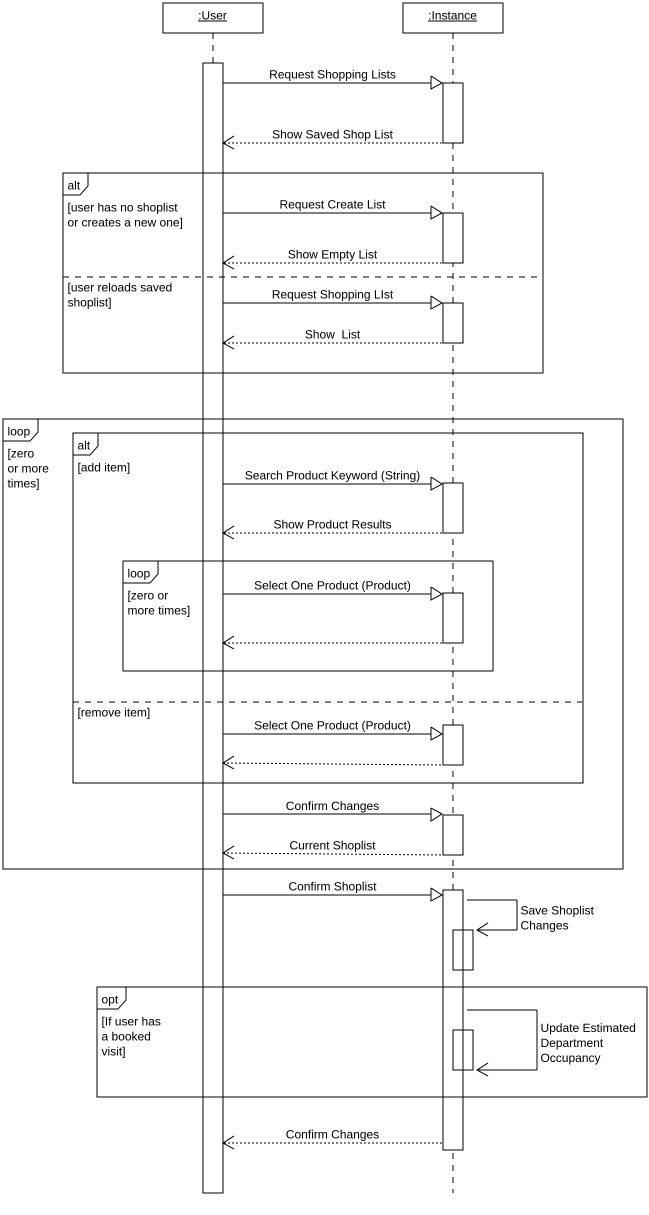
#> input picture RASD/Images/UML_Seq_Diag_6.png, 2596 x 4860 px (shown at 1/4 size)
$ python image_split.py
#> lines starting #> are read from the running program, lines starting #| are printed output that depends on the picture
from __future__ import division
import PIL.Image as Image
import math
import os

def long_slice(image_path, out_name, outdir, slice_size):
    """slice an image into parts slice_size tall"""
#> called with image_path = 'UML_Seq_Diag_6.png', out_name = 'UML_Seq_Diag_6', outdir = 'RASD/Images', slice_size = 3500
    img = Image.open(image_path)
#> img is the input picture: PIL image 2596x4860 RGBA; mean R, G, B, A 247.3, 247.3, 247.3, 255
    width, height = img.size
#> width = 2596; height = 4860
    upper = 0
    left = 0
    slices = int(math.ceil(height/slice_size))
#> slices = 2

    count = 1
    for slice in range(slices):
        #if we are at the end, set the lower bound to be the bottom of the image
        if count == slices:
            lower = height
        else:
            lower = int(count * slice_size)

        bbox = (left, upper, width, lower)
        working_slice = img.crop(bbox)
        upper += slice_size
        #save the slice
        working_slice.save(os.path.join(outdir, "slice_" + out_name + "_" + str(count)+".png"))
        count +=1
#> this loop made 2 passes
#> pass 1, in long_slice, `working_slice = img.crop(bbox)`:
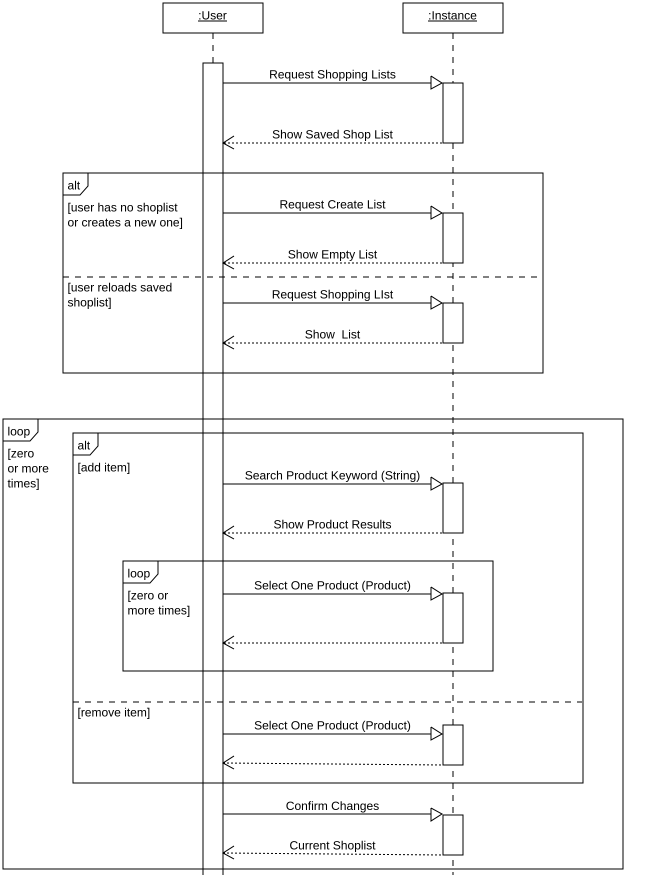
#> working_slice: PIL image 2596x3500 RGBA (shown at 1/4 size); mean R, G, B, A 246.7, 246.7, 246.7, 255
#> pass 2, in long_slice, `working_slice = img.crop(bbox)`:
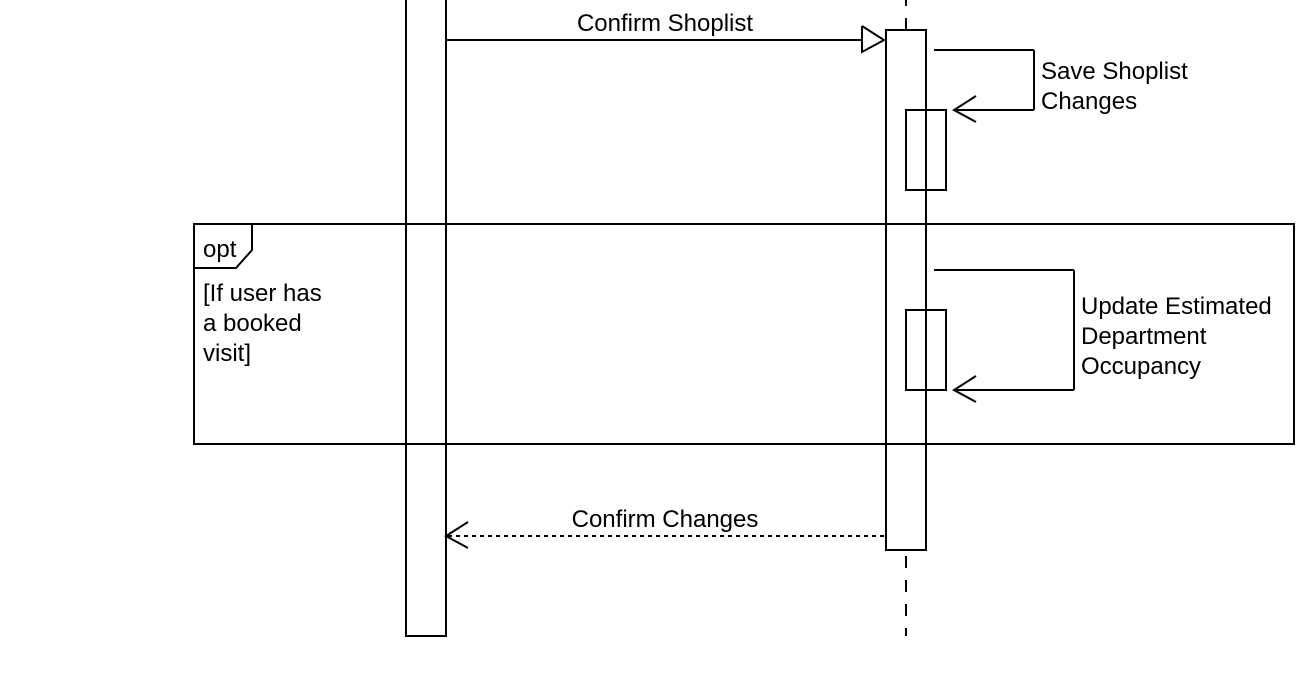
#> working_slice: PIL image 2596x1360 RGBA (shown at 1/2 size); mean R, G, B, A 248.9, 248.9, 248.9, 255
#> after the loop, count = 3; upper = 7000

if __name__ == '__main__':

    long_slice("UML_Seq_Diag_6.png", #image filename
               "UML_Seq_Diag_6", #slice names
                os.getcwd(), #output dir
                3500 #height in px
               )

$ run again, with RASD/Images/UML_Seq_Diag_10.png copied over RASD/Images/UML_Seq_Diag_6.png
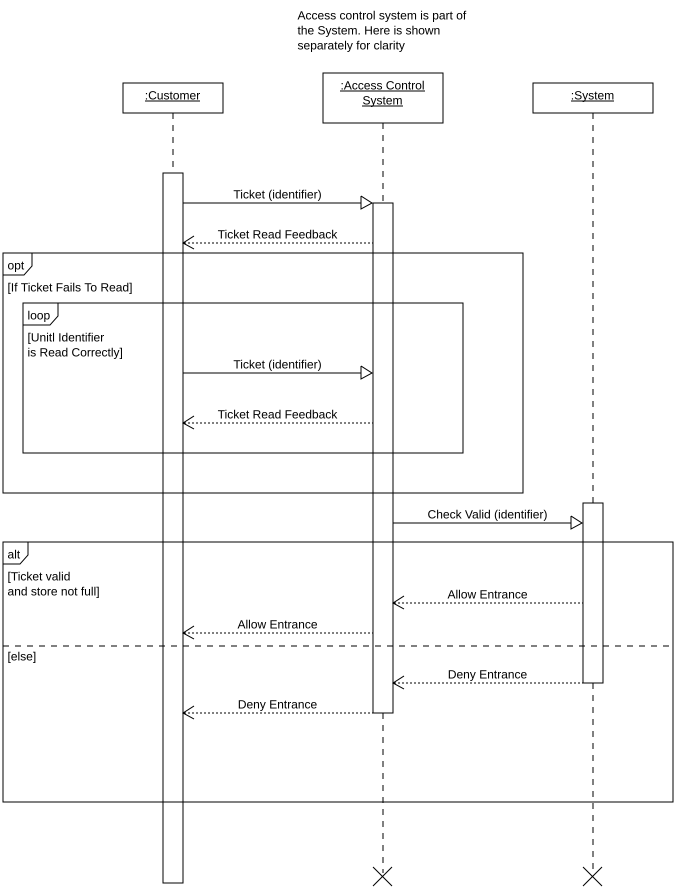
#> input picture RASD/Images/UML_Seq_Diag_10.png, 2700 x 3580 px (shown at 1/4 size)
#> in long_slice, img is the input picture: PIL image 2700x3580 RGBA; mean R, G, B, A 248.2, 248.2, 248.2, 255
#> the loop in long_slice, `for slice in range(slices):` made 2 passes
#> pass 1, in long_slice, `working_slice = img.crop(bbox)`:
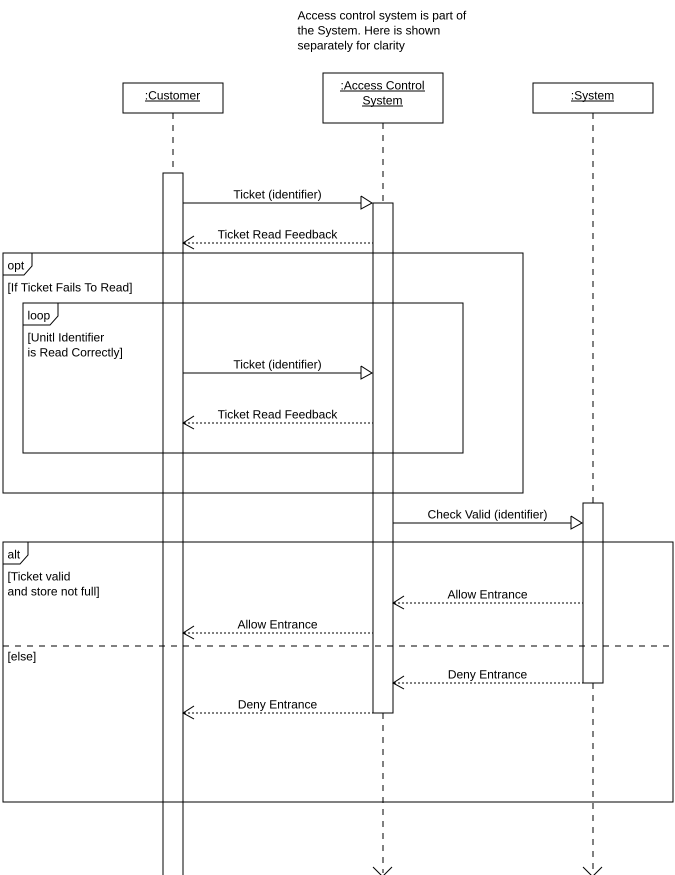
#> working_slice: PIL image 2700x3500 RGBA (shown at 1/4 size); mean R, G, B, A 248.1, 248.1, 248.1, 255
#> pass 2, in long_slice, `working_slice = img.crop(bbox)`:
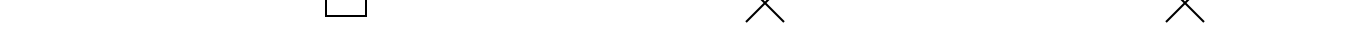
#> working_slice: PIL image 2700x80 RGBA (shown at 1/2 size); mean R, G, B, A 253.1, 253.1, 253.1, 255
#> after the loop in long_slice, `for slice in range(slices):`: count = 3; upper = 7000

$ run again, with RASD/Images/UML_Seq_Diag_3.png copied over RASD/Images/UML_Seq_Diag_6.png
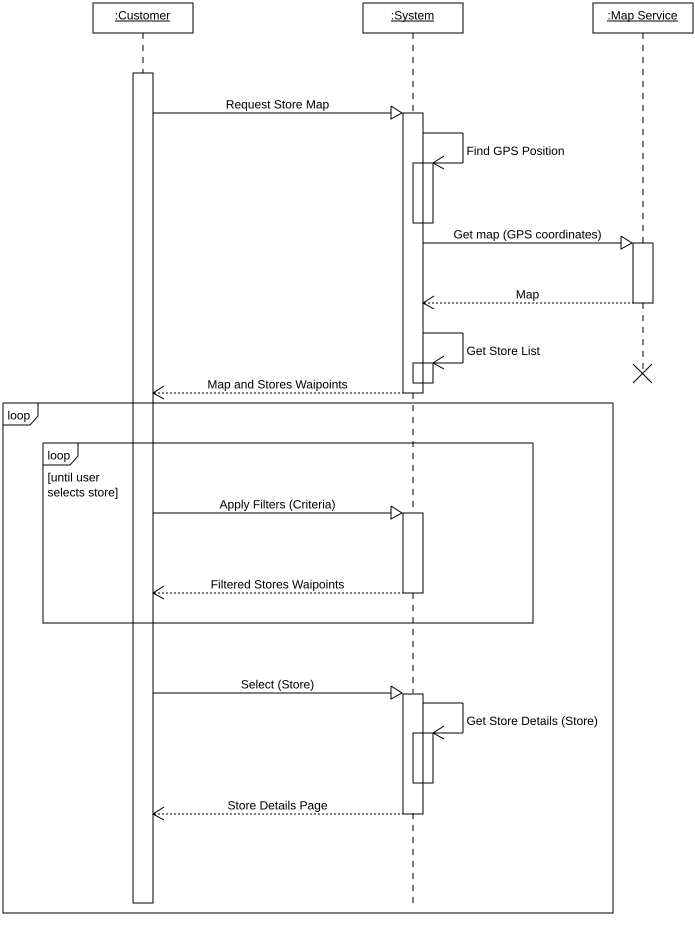
#> input picture RASD/Images/UML_Seq_Diag_3.png, 2780 x 3700 px (shown at 1/4 size)
#> in long_slice, img is the input picture: PIL image 2780x3700 RGBA; mean R, G, B, A 249.4, 249.4, 249.4, 255
#> the loop in long_slice, `for slice in range(slices):` made 2 passes
#> pass 1, in long_slice, `working_slice = img.crop(bbox)`:
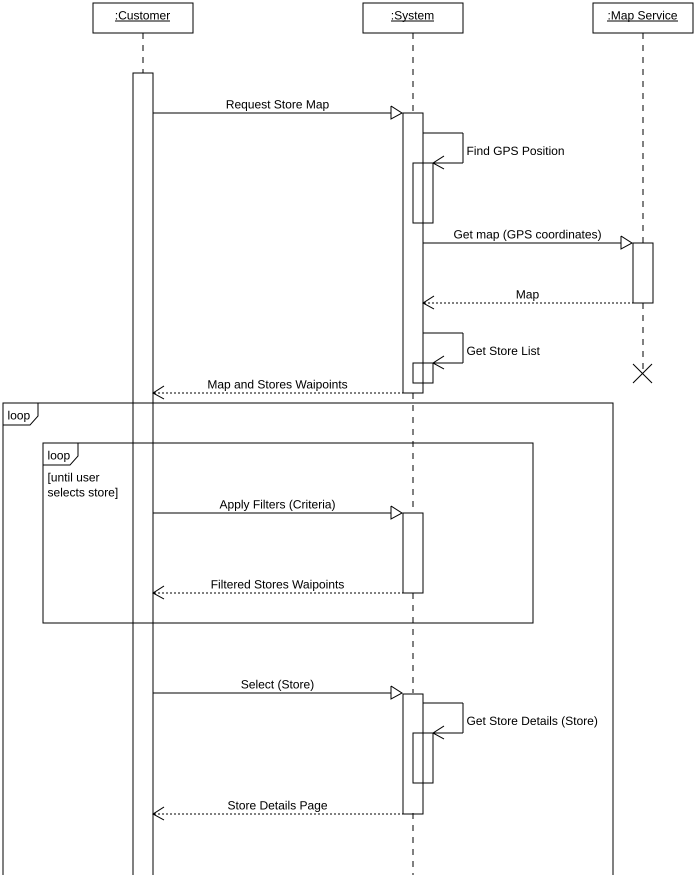
#> working_slice: PIL image 2780x3500 RGBA (shown at 1/4 size); mean R, G, B, A 249.4, 249.4, 249.4, 255
#> pass 2, in long_slice, `working_slice = img.crop(bbox)`:
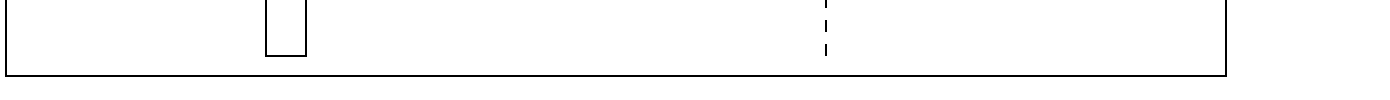
#> working_slice: PIL image 2780x200 RGBA (shown at 1/2 size); mean R, G, B, A 249.3, 249.3, 249.3, 255
#> after the loop in long_slice, `for slice in range(slices):`: count = 3; upper = 7000
